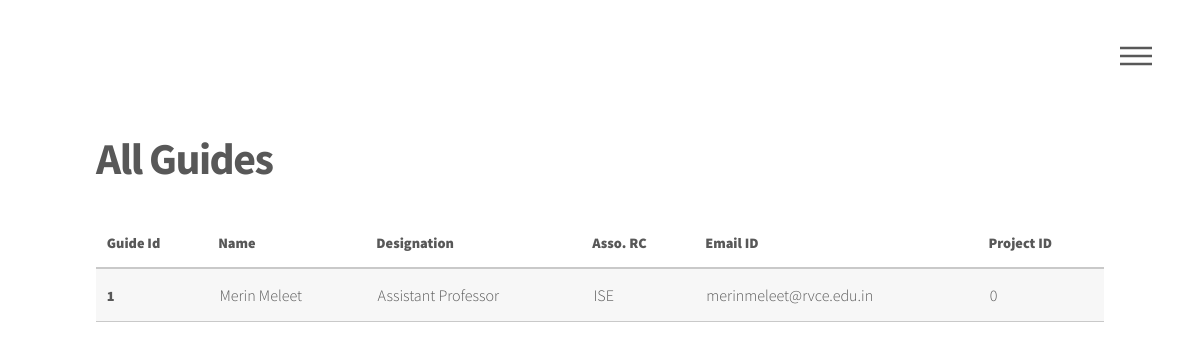
/admin/view-all-guides, run on an earlier commit of the app's database.
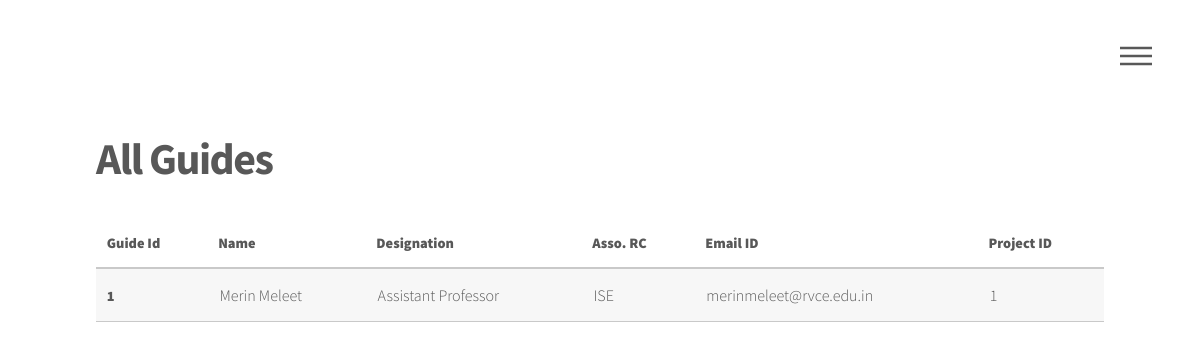
And on a later commit of the database.
### main.py (models this page shows)
class Guide(db.Model):
    g_id = db.Column(db.Integer, primary_key=True)
    g_fname = db.Column(db.String(1000), nullable=False)
    g_mname = db.Column(db.String(1000))
    g_lname = db.Column(db.String(1000))
    g_designation = db.Column(db.String(1000))
    g_arcenter = db.Column(db.String(1000))
    g_email = db.Column(db.String(1000))
    g_p_id = db.Column(db.Integer, unique=False, nullable=True)

### main.py (the view)
@app.route("/admin/view-all-guides")
def view_all_guides():
    all_guides = Guide.query.all()
    return render_template("view_guides.html", all_guides=all_guides, table_heading="All Guides", admin=True)

### templates/view_guides.html (shortened to what this page needs)
{% include "header.html" %}
<div id="main">
						<div class="inner">
							<header>
								<h1>{{ table_heading }}</h1>
							</header>
<table class="table table-striped table-light">
  <thead class="thead-dark">
    <tr>
      <th scope="col">Guide Id</th>
      <th scope="col">Name</th>
      <th scope="col">Designation</th>
      <th scope="col">Asso. RC</th>
      <th scope="col">Email ID</th>
      <th scope="col">Project ID</th>
    </tr>
  </thead>
  <tbody>
  {% for c in all_guides: %}
    <tr>
      <th scope="row">{{ c.g_id }}</th>
      <td>{{c.g_fname}} {{c.g_mname}} {{c.g_lname}}</td>
      <td>{{c.g_designation}}</td>
      <td>{{c.g_arcenter}}</td>
      <td>{{c.g_email}}</td>
      <td>{{c.g_p_id}}</td>
    </tr>
  {% endfor %}
  </tbody>
</table>
                </div>
</div>
{% include "footer.html" %}

What changed in the data, as far as the page shows it:
changed Guide "Merin": g_p_id "0" → "1"
